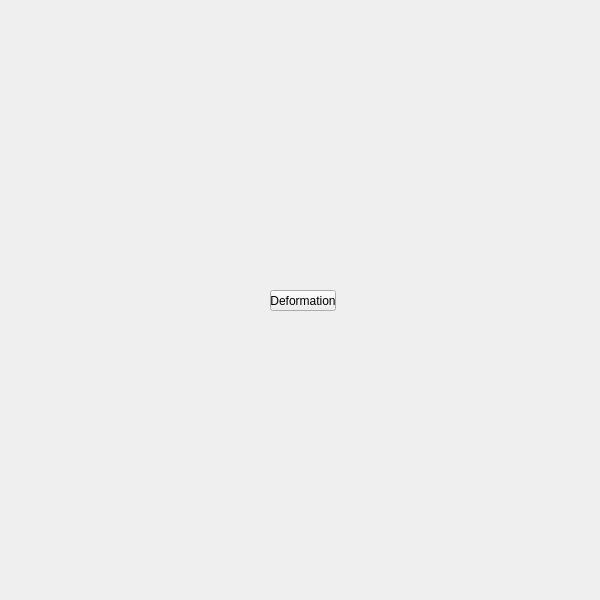
<?xml version="1.0" encoding="UTF-8"?>
<ui version="4.0">
 <class>QtUi</class>
 <widget class="QMainWindow" name="QtUi">
  <property name="enabled">
   <bool>true</bool>
  </property>
  <property name="geometry">
   <rect>
    <x>0</x>
    <y>0</y>
    <width>600</width>
    <height>600</height>
   </rect>
  </property>
  <property name="sizePolicy">
   <sizepolicy hsizetype="Ignored" vsizetype="Ignored">
    <horstretch>0</horstretch>
    <verstretch>0</verstretch>
   </sizepolicy>
  </property>
  <property name="minimumSize">
   <size>
    <width>0</width>
    <height>0</height>
   </size>
  </property>
  <property name="maximumSize">
   <size>
    <width>600</width>
    <height>600</height>
   </size>
  </property>
  <property name="cursor">
   <cursorShape>ArrowCursor</cursorShape>
  </property>
  <property name="windowTitle">
   <string>Toolkit</string>
  </property>
  <property name="whatsThis">
   <string>main</string>
  </property>
  <property name="toolButtonStyle">
   <enum>Qt::ToolButtonIconOnly</enum>
  </property>
  <property name="tabShape">
   <enum>QTabWidget::Triangular</enum>
  </property>
  <property name="dockNestingEnabled">
   <bool>true</bool>
  </property>
  <property name="dockOptions">
   <set>QMainWindow::AllowNestedDocks|QMainWindow::AllowTabbedDocks|QMainWindow::AnimatedDocks|QMainWindow::ForceTabbedDocks</set>
  </property>
  <widget class="QWidget" name="mainWindow">
   <property name="sizePolicy">
    <sizepolicy hsizetype="Ignored" vsizetype="Ignored">
     <horstretch>0</horstretch>
     <verstretch>0</verstretch>
    </sizepolicy>
   </property>
   <widget class="QPushButton" name="v020">
    <property name="geometry">
     <rect>
      <x>270</x>
      <y>290</y>
      <width>66</width>
      <height>21</height>
     </rect>
    </property>
    <property name="minimumSize">
     <size>
      <width>0</width>
      <height>21</height>
     </size>
    </property>
    <property name="maximumSize">
     <size>
      <width>16777215</width>
      <height>21</height>
     </size>
    </property>
    <property name="toolTip">
     <string/>
    </property>
    <property name="whatsThis">
     <string>deformation</string>
    </property>
    <property name="text">
     <string>Deformation</string>
    </property>
   </widget>
  </widget>
 </widget>
 <resources/>
 <connections/>
 <designerdata>
  <property name="gridDeltaX">
   <number>5</number>
  </property>
  <property name="gridDeltaY">
   <number>10</number>
  </property>
  <property name="gridSnapX">
   <bool>true</bool>
  </property>
  <property name="gridSnapY">
   <bool>true</bool>
  </property>
  <property name="gridVisible">
   <bool>true</bool>
  </property>
 </designerdata>
</ui>
